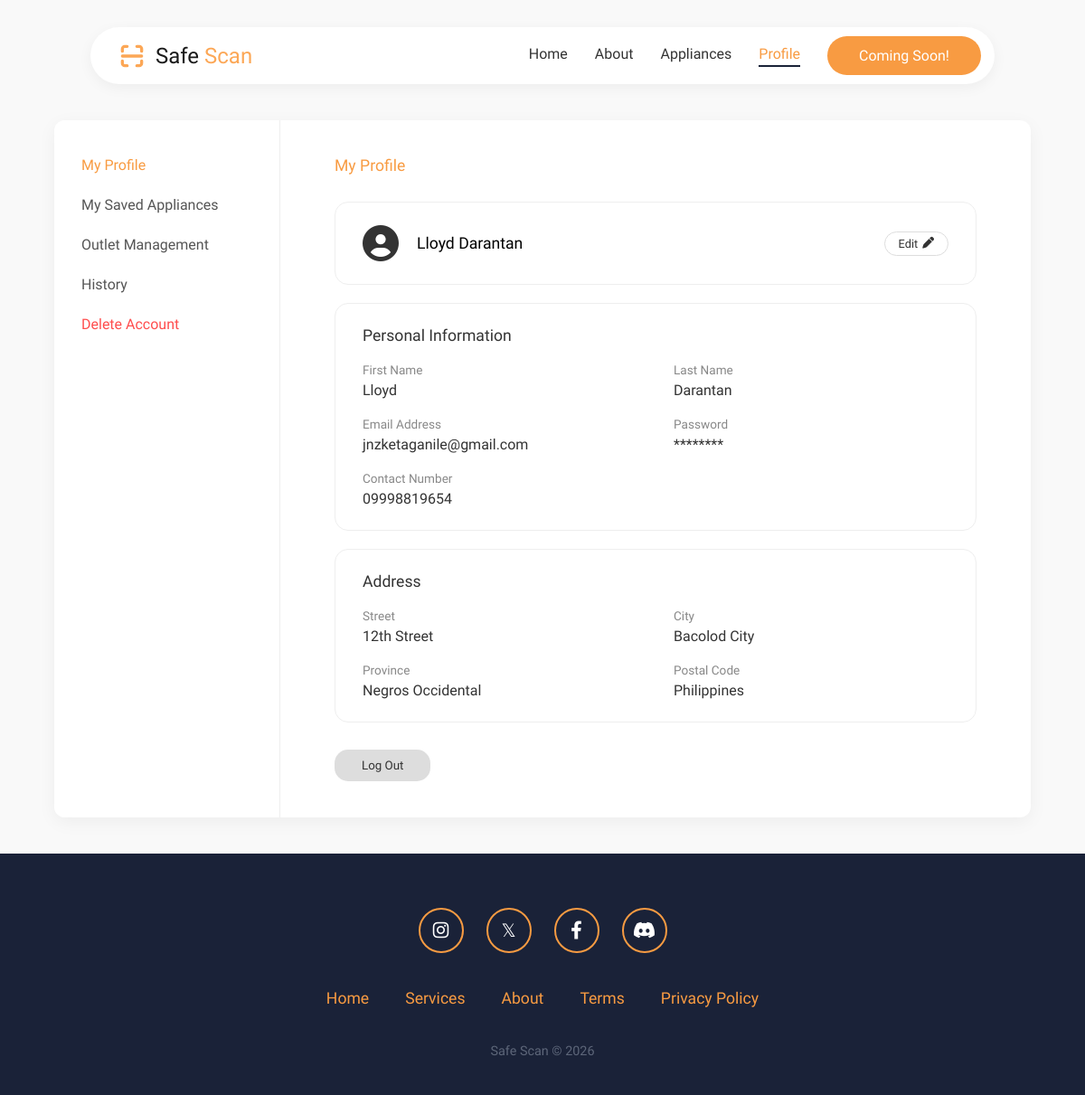
Page /profile (signed in) on the earlier database version.
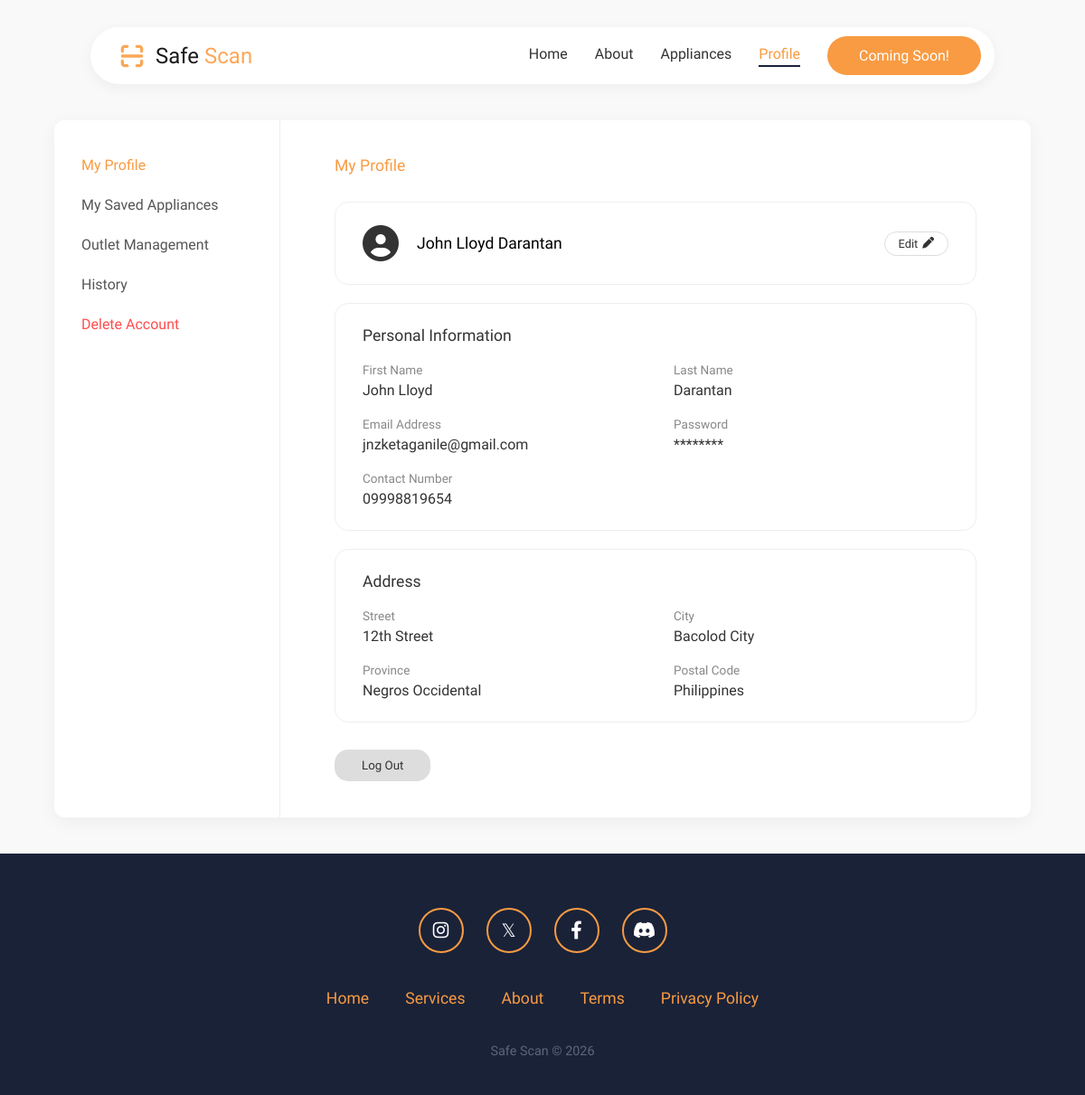
Same page on the later database version.
### tables this page shows
CREATE TABLE `users` (
  `user_id` int(11) NOT NULL,
  `first_name` varchar(50) NOT NULL,
  `last_name` varchar(50) NOT NULL,
  `email` varchar(50) NOT NULL,
  `password` varchar(255) NOT NULL,
  `phone` varchar(15) NOT NULL,
  `country` varchar(255) NOT NULL,
  `province` varchar(255) NOT NULL,
  `city` varchar(255) NOT NULL,
  `street` varchar(255) NOT NULL,
  `role` varchar(50) NOT NULL DEFAULT 'User',
  `date_registered` timestamp NOT NULL,
  `date_updated` timestamp NOT NULL DEFAULT current_timestamp()
);

### app/controllers/ProfileController.php (called while the page is built, shortened)
<?php
require_once __DIR__ . '/../models/User.php';
class ProfileController {
    public function index() {
        $userModel = new User();
        $user = $userModel->getById($_SESSION['user_id']);
        require_once __DIR__ . '/../views/pages/profile.php';
    }
}

### public/index.php (called while the page is built, shortened)
<?php
require_once __DIR__ . '/../app/controllers/ProfileController.php';
$router = new Router();
$router->get('home', function() {
    (new HomeController())->index();
});
$router->get('profile', function() {
    (new ProfileController())->index();
});
$router->get('about', function() {
    (new AboutController())->index();
});
$router->get('services', function() {
    (new ServicesController())->index();
});
$router->get('privacypolicy', function() {
    (new PrivacyController())->index();
});
$router->get('terms', function() {
    (new TermsController())->index();
});
$router->get('appliances', function() {
    (new AppliancesController())->index();
});
$router->get('chat', function() {
    (new ChatController())->index();
});
$router->get('upload', function() {
    (new UploadController())->index();
});
$router->post('favorite/toggle', function() {
    (new AppliancesController())->toggleFavorite();
});
$router->get('admin', function() {
    (new AdminController())->index();
});
$router->post('admin/update_profile', function() {
    (new AdminController())->updateProfile();
});
$router->post('admin/update_role', function() {
    (new AdminController())->updateRole();
});
$router->post('admin/add_appliance', function() {
    (new AdminController())->addAppliance();
});
$router->get('admin/delete_appliance', function() {
    (new AdminController())->deleteAppliance();
});
$router->get('login', function() {
    (new AuthController())->login();
});
$router->post('login', function() {
    (new AuthController())->login();
});
$router->get('signup', function() {
    (new AuthController())->register();
});
$router->post('signup', function() {
    (new AuthController())->register();
});
$router->post('profile/update', function() {
    (new ProfileController())->update();
});
$router->post('profile/delete', function() {
    (new ProfileController())->delete();
});
$router->get('logout', function() {
    (new AuthController())->logout();
});
$router->resolve();

### app/config/Database.php (called while the page is built)
<?php
class Database {
    private static $instance = null;
    private $conn;
    private $host = "localhost:3306";
    private $db = "mikealla_safescan_db";
    private $user = "mikealla_safescan";
    private $pass = "Lloydmika123";
    private function __construct() {
        try {
            $this->conn = new PDO(
                "mysql:host={$this->host};dbname={$this->db}",
                $this->user,
                $this->pass
            );
            $this->conn->setAttribute(PDO::ATTR_ERRMODE, PDO::ERRMODE_EXCEPTION);
        } catch (PDOException $e) {
            die("DB Connection failed: " . $e->getMessage());
        }
    }
    public static function getInstance() {
        if (self::$instance == null) {
            self::$instance = new Database();
        }
        return self::$instance;
    }
    public function getConnection() {
        return $this->conn;
    }
}

### app/models/User.php (called while the page is built, shortened)
<?php
require_once __DIR__ . '/../config/Database.php';
class User {
    private $conn;
    public function __construct() {
        $this->conn = Database::getInstance()->getConnection();
    }
    public function getById($id) {
        $sql = "SELECT * FROM users WHERE user_id = ?";
        $stmt = $this->conn->prepare($sql);
        $stmt->execute([$id]);
        return $stmt->fetch(PDO::FETCH_ASSOC);
    }
}

### app/views/pages/profile.php (the view, shortened to what the changed rows need)
<?php
    require __DIR__ . '/../others/navigation.php';
 ?>
<link rel="stylesheet" href="/assets/css/profile.css">
<div class="dashboard-container">
    <aside class="sidebar">
        <a class="nav-item active" onclick="switchTab('profile', this)">My Profile</a>
        <a class="nav-item" onclick="switchTab('members', this)">My Saved Appliances</a>
        <a class="nav-item" onclick="switchTab('outlet', this)">Outlet Management</a>
        <a class="nav-item" onclick="switchTab('history', this)">History</a>
        <a class="nav-item danger" onclick="switchTab('delete', this)">Delete Account</a>
    </aside>
    <main class="main-content">
        <div id="section-profile" class="content-section active">
            <div class="header-row">
                <span class="page-title">My Profile</span>
                </div>
            <div class="info-card">
                <div class="profile-flex" style="justify-content: space-between;">
                    <div class="profile-flex">
                        <i class="fa-solid fa-circle-user avatar-icon"></i>
                        <span style="font-size: 1.1rem; font-weight: 500;">
                            <?= htmlspecialchars($user['first_name'] . ' ' . $user['last_name']); ?>
                        </span>
                    </div>
                    <a href="#" class="edit-btn" onclick="openModal()">
                        Edit <i class="fa-solid fa-pen"></i>
                    </a>
                </div>
            </div>
            <div class="info-card">
                <div class="card-header">
                    <h3 class="card-title">Personal Information</h3>
                </div>
                <div class="data-grid">
                    <div class="data-group">
                        <label>First Name</label>
                        <div><?= htmlspecialchars($user['first_name']); ?></div>
                    </div>
                    <div class="data-group">
                        <label>Last Name</label>
                        <div><?= htmlspecialchars($user['last_name']); ?></div>
                    </div>
                    <div class="data-group">
                        <label>Email Address</label>
                        <div><?= htmlspecialchars($user['email']); ?></div>
                    </div>
                    <div class="data-group">
                        <label>Password</label>
                        <div>********</div>
                    </div>
                    <div class="data-group">
                        <label>Contact Number</label>
                        <div><?= htmlspecialchars($user['phone']); ?></div>
                    </div>
                </div>
            </div>
            <div class="info-card">
                <div class="card-header">
                    <h3 class="card-title">Address</h3>
                </div>
                <div class="data-grid">
                    <div class="data-group">
                        <label>Street</label>
                        <div><?= htmlspecialchars($user['street']); ?></div>
                    </div>
                    <div class="data-group">
                        <label>City</label>
                        <div><?= htmlspecialchars($user['city'] ?? ''); ?></div>
                    </div>
                    <div class="data-group">
                        <label>Province</label>
                        <div><?= htmlspecialchars($user['province'] ?? ''); ?></div>
                    </div>
                    <div class="data-group">
                        <label>Postal Code</label>
                        <div><?= htmlspecialchars($user['country'] ?? ''); ?></div>
                    </div>
                </div>
            </div>
            <button class="logout-btn" onclick="openLogoutModal()">Log Out</button>
        </div>
    </main>
</div>
<?php require __DIR__ . '/../others/footer.php'; ?>

Differences in the rows shown:
changed users "Darantan": first_name+last_name "Lloyd Darantan" → "John Lloyd Darantan"; first_name "Lloyd" → "John Lloyd"
